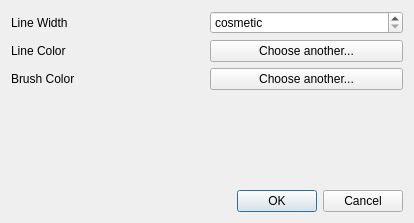
<?xml version="1.0" encoding="UTF-8"?>
<ui version="4.0">
 <class>ModifyDialog</class>
 <widget class="QDialog" name="ModifyDialog">
  <property name="geometry">
   <rect>
    <x>0</x>
    <y>0</y>
    <width>414</width>
    <height>223</height>
   </rect>
  </property>
  <property name="windowTitle">
   <string>Modify this item</string>
  </property>
  <layout class="QVBoxLayout" name="verticalLayout">
   <item>
    <layout class="QHBoxLayout" name="horizontalLayout_3">
     <item>
      <widget class="QLabel" name="label_3">
       <property name="text">
        <string>Line Width</string>
       </property>
      </widget>
     </item>
     <item>
      <widget class="QSpinBox" name="linewidthbox">
       <property name="specialValueText">
        <string>cosmetic</string>
       </property>
       <property name="suffix">
        <string> pixel</string>
       </property>
       <property name="minimum">
        <number>0</number>
       </property>
      </widget>
     </item>
    </layout>
   </item>
   <item>
    <layout class="QHBoxLayout" name="horizontalLayout">
     <item>
      <widget class="QLabel" name="label">
       <property name="text">
        <string>Line Color</string>
       </property>
      </widget>
     </item>
     <item>
      <widget class="MyChooseColorButton" name="chooseNewLineColorButton">
       <property name="text">
        <string>Choose another...</string>
       </property>
      </widget>
     </item>
    </layout>
   </item>
   <item>
    <layout class="QHBoxLayout" name="horizontalLayout_2">
     <item>
      <widget class="QLabel" name="label_2">
       <property name="text">
        <string>Brush Color</string>
       </property>
      </widget>
     </item>
     <item>
      <widget class="MyChooseColorButton" name="chooseNewBrushColorButton">
       <property name="text">
        <string>Choose another...</string>
       </property>
       <property name="checkable">
        <bool>false</bool>
       </property>
      </widget>
     </item>
    </layout>
   </item>
   <item>
    <spacer name="verticalSpacer">
     <property name="orientation">
      <enum>Qt::Vertical</enum>
     </property>
     <property name="sizeHint" stdset="0">
      <size>
       <width>20</width>
       <height>40</height>
      </size>
     </property>
    </spacer>
   </item>
   <item>
    <widget class="QDialogButtonBox" name="buttonBox">
     <property name="orientation">
      <enum>Qt::Horizontal</enum>
     </property>
     <property name="standardButtons">
      <set>QDialogButtonBox::Cancel|QDialogButtonBox::Ok</set>
     </property>
    </widget>
   </item>
  </layout>
 </widget>
 <customwidgets>
  <customwidget>
   <class>MyChooseColorButton</class>
   <extends>QPushButton</extends>
   <header>misc.h</header>
  </customwidget>
 </customwidgets>
 <resources/>
 <connections>
  <connection>
   <sender>buttonBox</sender>
   <signal>accepted()</signal>
   <receiver>ModifyDialog</receiver>
   <slot>accept()</slot>
   <hints>
    <hint type="sourcelabel">
     <x>227</x>
     <y>279</y>
    </hint>
    <hint type="destinationlabel">
     <x>157</x>
     <y>274</y>
    </hint>
   </hints>
  </connection>
  <connection>
   <sender>buttonBox</sender>
   <signal>rejected()</signal>
   <receiver>ModifyDialog</receiver>
   <slot>reject()</slot>
   <hints>
    <hint type="sourcelabel">
     <x>295</x>
     <y>285</y>
    </hint>
    <hint type="destinationlabel">
     <x>286</x>
     <y>274</y>
    </hint>
   </hints>
  </connection>
 </connections>
</ui>
